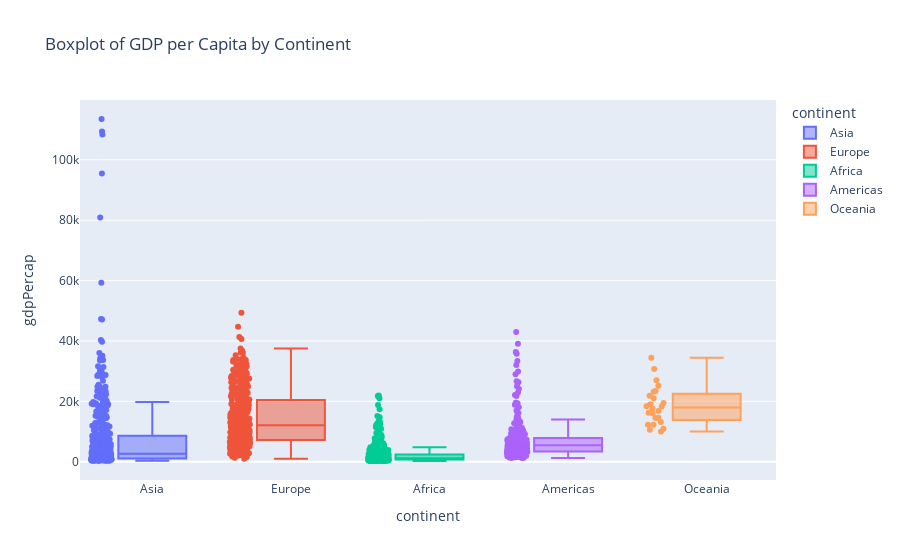

This figure's notebook cell:
### Markdown cell above
# Box Plot - Violin Plot

### Code cell
df_gapminder = px.data.gapminder()
fig = px.box(df_gapminder, x="continent", y="gdpPercap", points='all',color="continent", title="Boxplot of GDP per Capita by Continent")
fig.show()

### Figure 1 — Plotly figure (JSON) as saved in the notebook; plotly's stock layout.template omitted (floating-point values rounded to 4 significant figures; data arrays with more than 128 entries replaced by an {"elided": "..."} marker saying what was removed)
{"data": [{"alignmentgroup": "True", "boxpoints": "all", "hovertemplate": "continent=%{x}<br>gdpPercap=%{y}<extra></extra>", "legendgroup": "Asia", "marker": {"color": "#636efa"}, "name": "Asia", "notched": false, "offsetgroup": "Asia", "orientation": "v", "showlegend": true, "type": "box", "x": {"elided": "396 str values"}, "x0": " ", "xaxis": "x", "y": {"elided": "396 float values"}, "y0": " ", "yaxis": "y"}, {"alignmentgroup": "True", "boxpoints": "all", "hovertemplate": "continent=%{x}<br>gdpPercap=%{y}<extra></extra>", "legendgroup": "Europe", "marker": {"color": "#EF553B"}, "name": "Europe", "notched": false, "offsetgroup": "Europe", "orientation": "v", "showlegend": true, "type": "box", "x": {"elided": "360 str values"}, "x0": " ", "xaxis": "x", "y": {"elided": "360 float values"}, "y0": " ", "yaxis": "y"}, {"alignmentgroup": "True", "boxpoints": "all", "hovertemplate": "continent=%{x}<br>gdpPercap=%{y}<extra></extra>", "legendgroup": "Africa", "marker": {"color": "#00cc96"}, "name": "Africa", "notched": false, "offsetgroup": "Africa", "orientation": "v", "showlegend": true, "type": "box", "x": {"elided": "624 str values"}, "x0": " ", "xaxis": "x", "y": {"elided": "624 float values"}, "y0": " ", "yaxis": "y"}, {"alignmentgroup": "True", "boxpoints": "all", "hovertemplate": "continent=%{x}<br>gdpPercap=%{y}<extra></extra>", "legendgroup": "Americas", "marker": {"color": "#ab63fa"}, "name": "Americas", "notched": false, "offsetgroup": "Americas", "orientation": "v", "showlegend": true, "type": "box", "x": {"elided": "300 str values"}, "x0": " ", "xaxis": "x", "y": {"elided": "300 float values"}, "y0": " ", "yaxis": "y"}, {"alignmentgroup": "True", "boxpoints": "all", "hovertemplate": "continent=%{x}<br>gdpPercap=%{y}<extra></extra>", "legendgroup": "Oceania", "marker": {"color": "#FFA15A"}, "name": "Oceania", "notched": false, "offsetgroup": "Oceania", "orientation": "v", "showlegend": true, "type": "box", "x": ["Oceania", "Oceania", "Oceania", "Oceania", "Oceania", "Oceania", "Oceania", "Oceania", "Oceania", "Oceania", "Oceania", "Oceania", "Oceania", "Oceania", "Oceania", "Oceania", "Oceania", "Oceania", "Oceania", "Oceania", "Oceania", "Oceania", "Oceania", "Oceania"], "x0": " ", "xaxis": "x", "y": [10040.0, 10950.0, 12220.0, 14530.0, 16790.0, 18330.0, 19480.0, 21890.0, 23420.0, 27000.0, 30690.0, 34440.0, 10560.0, 12250.0, 13180.0, 14460.0, 16050.0, 16230.0, 17630.0, 19010.0, 18360.0, 21050.0, 23190.0, 25190.0], "y0": " ", "yaxis": "y"}], "layout": {"boxmode": "overlay", "legend": {"title": {"text": "continent"}, "tracegroupgap": 0}, "title": {"text": "Boxplot of GDP per Capita by Continent"}, "xaxis": {"anchor": "y", "categoryarray": ["Asia", "Europe", "Africa", "Americas", "Oceania"], "categoryorder": "array", "domain": [0, 1], "title": {"text": "continent"}}, "yaxis": {"anchor": "x", "domain": [0, 1], "title": {"text": "gdpPercap"}}}}
